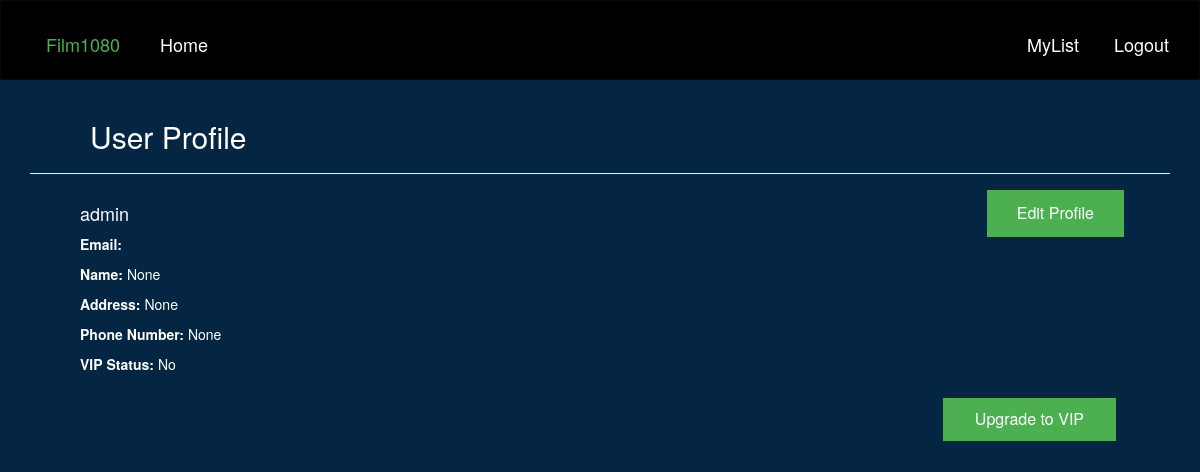
The app's page /profile/ (signed in), older data.
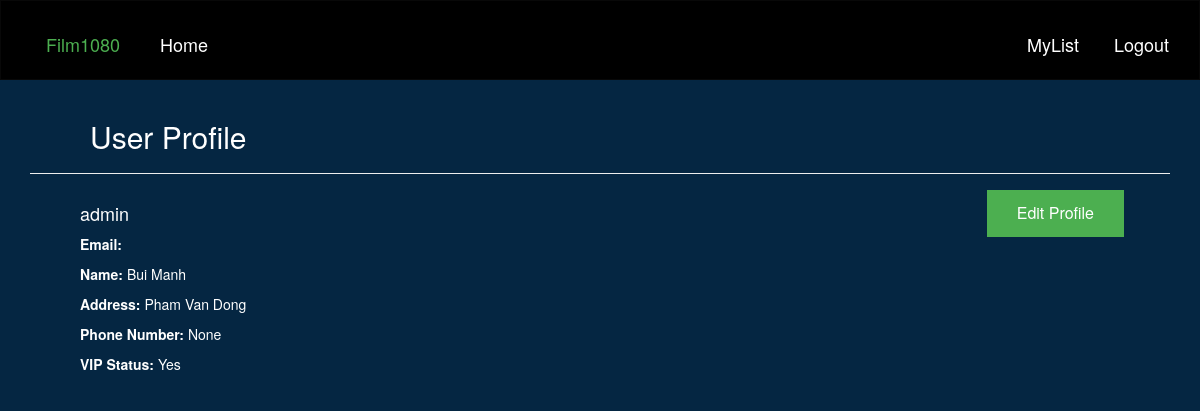
The same page, newer data.
### recommend/models.py (models this page shows, shortened)
class UserProfile(models.Model):
    user = models.OneToOneField(User, on_delete=models.CASCADE, unique=True)
    name = models.CharField(max_length=100, blank=True, null=True)
    address = models.CharField(max_length=100, blank=True, null=True)
    phone_number = models.CharField(max_length=15, blank=True, null=True)
    is_vip = models.BooleanField(default=False)
    banned = models.BooleanField(default=False)

### recommend/account.py (the view)
# urls.py: path('profile/', Profile.as_view(), name='profile'),
class Profile(LoginRequiredMixin, TemplateView):
    template_name = 'recommend/profile.html'
    def get_context_data(self, **kwargs):
        context = super().get_context_data(**kwargs)
        user = self.request.user
        context['user_profile'] = getattr(user, 'userprofile', None)
        context['user_full_name'] = user.get_full_name()
        return context

### recommend/templates/recommend/profile.html (shortened to what this page needs)
<!DOCTYPE html>
<html>
<head>
    {% load static %}
    <link rel="stylesheet" type="text/css" href="{% static 'recommend/css/bootstrap.min.css'%}">
    <link rel="stylesheet" href="https://maxcdn.bootstrapcdn.com/font-awesome/4.5.0/css/font-awesome.min.css">
    <link rel="stylesheet" href="{% static 'recommend/css/base.css' %}">
</head>
<body style="background-color:#052642">
    <nav class="navbar navbar-inverse">
        <div class="container-fluid">
            <div class="collapse navbar-collapse" id="topNavBar">
                <ul class="nav navbar-nav">
                    <li><a style="color:#4CAF50" href="/">Film1080</a></li>
                </ul>
                <ul class="nav navbar-nav">
                    <li><a href="{% url 'home' %}">&nbsp; Home</a></li>
                </ul>
                <ul class="nav navbar-nav navbar-right">
                    <li>
                        <a href="{% url 'watch' %}">
                            MyList
                        </a>
                    </li>
                    {% if not request.user.is_authenticated %}
                    <li>
                        <a href="{% url 'signup' %}">
                            <span aria-hidden="true"></span>SignUp
                        </a>
                    </li>
                    <li>
                        <a href="{% url 'login' %}">
                            <span aria-hidden="true"></span>Login
                        </a>
                    </li>
                    {% else %}
                    <li>
                        <a href="{% url 'logout' %}">
                            &nbsp;Logout
                        </a>
                    </li>
                    {% endif %}
                </ul>
            </div>
        </div>
    </nav>
    <div class="container" style="color: white; margin-top: 20px;">
        <h2>User Profile</h2>
        <hr>
        <div class="row">
            <div class="col-md-12">
                <div style="text-align: right; margin-bottom: 10px;">
                    <a href="{% url 'profile_edit' %}" class="button1 float-right">Edit Profile</a>
                </div>
                <h4>{{ user.username }}</h4>
                <p><strong>Email:</strong> {{ user.email }}</p>
                <p><strong>Name:</strong> {{ user_profile.name }}</p>
                <p><strong>Address:</strong> {{ user_profile.address }}</p>
                <p><strong>Phone Number:</strong> {{ user_profile.phone_number }}</p>
                <p><strong>VIP Status:</strong> {{ user_profile.is_vip|yesno:"Yes,No" }}</p>
                {% if not user_profile.is_vip %}
                <div style="text-align: right; margin-top: 20px;">
                    <a href="{% url 'upgrade_vip' %}" class="button">Upgrade to VIP</a>
                </div>
                {% endif %}
            </div>
        </div>
    </div>
</body>
</html>

### recommend/static/recommend/css/base.css (style rules this page uses)
.navbar { border-radius: 0; min-height: 80px; }
.container-fluid { margin-top: 18px; }
.navbar-nav>li>a { font-size: 18px; }
.navbar-inverse .navbar-nav>li>a { color: #fff; }
h2 { margin-left: 60px; }
* { margin: 0; }
html, body { height: 100%; }

### recommend/templates/recommend/profile.html (style rules this page uses)
.button1 { background-color: #4CAF50; border: none; color: white; padding: 12px 30px; text-align: center; text-decoration: none; display: inline-block; font-size: 16px; margin: -4px -4px; cursor: pointer; margin-left: 4px; }
.float-right { float: right; }

Row changes from the older to the newer data that the page shows:
changed UserProfile "None": name "None" → "Bui Manh"; address "None" → "Pham Van Dong"; is_vip "No" → "Yes"
Text that changed along with them:
text no longer shown: "Upgrade to VIP"
